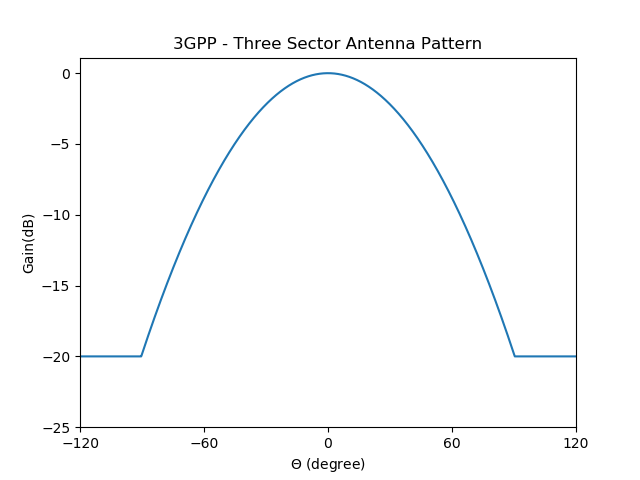

Source code (Python):
# Muhammad Arifin 
# 3GPP 3 - sector antenna Pattern 
# 15102019 - Teknik Fisika UGM

from pylab import *

tita = np.arange(-180,180,0.1) # linear space of theta in radian 
tita_3dB = 70 #degree
A_m = 20 #dB

A_tita = -12*(tita/tita_3dB)**2
for i in range(len(A_tita)):
    if A_tita[i] < -A_m:
        A_tita[i] = -20

# Plot the array factor
plot(tita,A_tita)
title('3GPP - Three Sector Antenna Pattern')
xlabel('$\Theta$ (degree)')
ylabel('Gain(dB)')
xticks(np.arange(-120,122,60))
yticks(np.arange(-25,0.1,5))
xlim([-120,120])
ylim([-25,1.1])
#legend()
show()
